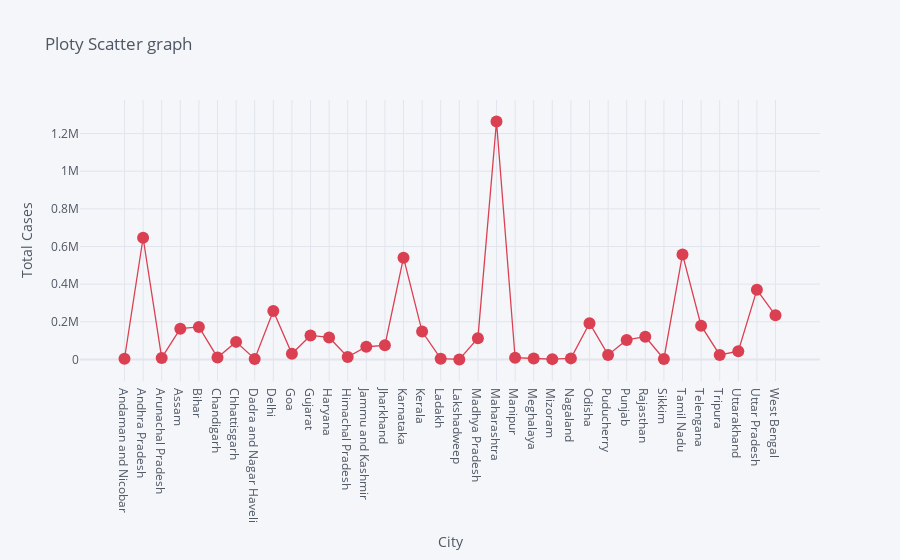

The notebook cell saved with this chart:
### Code cell
#plotly scatter plot

df.iplot(kind='scatter',x='Name of State / UT',y='Total Cases',yTitle='Total Cases',xTitle='City',mode='markers+lines',title='Ploty Scatter graph',colors='red')

### Figure 1 — Plotly figure (JSON) as saved in the notebook; plotly's stock layout.template omitted (floating-point values rounded to 4 significant figures)
{"data": [{"line": {"color": "rgba(219, 64, 82, 1.0)", "dash": "solid", "shape": "linear", "width": 1.3}, "marker": {"size": 12, "symbol": "circle"}, "mode": "markers+lines", "name": "Total Cases", "text": "", "type": "scatter", "x": ["Andaman and Nicobar", "Andhra Pradesh", "Arunachal Pradesh", "Assam", "Bihar", "Chandigarh", "Chhattisgarh", "Dadra and Nagar Haveli", "Delhi", "Goa", "Gujarat", "Haryana", "Himachal Pradesh", "Jammu and Kashmir", "Jharkhand", "Karnataka", "Kerala", "Ladakh", "Lakshadweep", "Madhya Pradesh", "Maharashtra", "Manipur", "Meghalaya", "Mizoram", "Nagaland", "Odisha", "Puducherry", "Punjab", "Rajasthan", "Sikkim", "Tamil Nadu", "Telengana", "Tripura", "Uttarakhand", "Uttar Pradesh", "West Bengal"], "y": [3712, 646530, 8133, 163491, 172854, 10726, 93351, 2962, 256789, 29879, 127379, 116856, 13049, 67510, 75089, 540847, 148132, 3933, 0, 113057, 1263799, 9376, 4961, 1713, 5671, 192548, 24227, 103464, 120739, 2628, 557999, 179246, 23789, 43720, 369686, 234673]}], "layout": {"legend": {"bgcolor": "#F5F6F9", "font": {"color": "#4D5663"}}, "paper_bgcolor": "#F5F6F9", "plot_bgcolor": "#F5F6F9", "title": {"font": {"color": "#4D5663"}, "text": "Ploty Scatter graph"}, "xaxis": {"gridcolor": "#E1E5ED", "showgrid": true, "tickfont": {"color": "#4D5663"}, "title": {"font": {"color": "#4D5663"}, "text": "City"}, "zerolinecolor": "#E1E5ED"}, "yaxis": {"gridcolor": "#E1E5ED", "showgrid": true, "tickfont": {"color": "#4D5663"}, "title": {"font": {"color": "#4D5663"}, "text": "Total Cases"}, "zerolinecolor": "#E1E5ED"}}}
